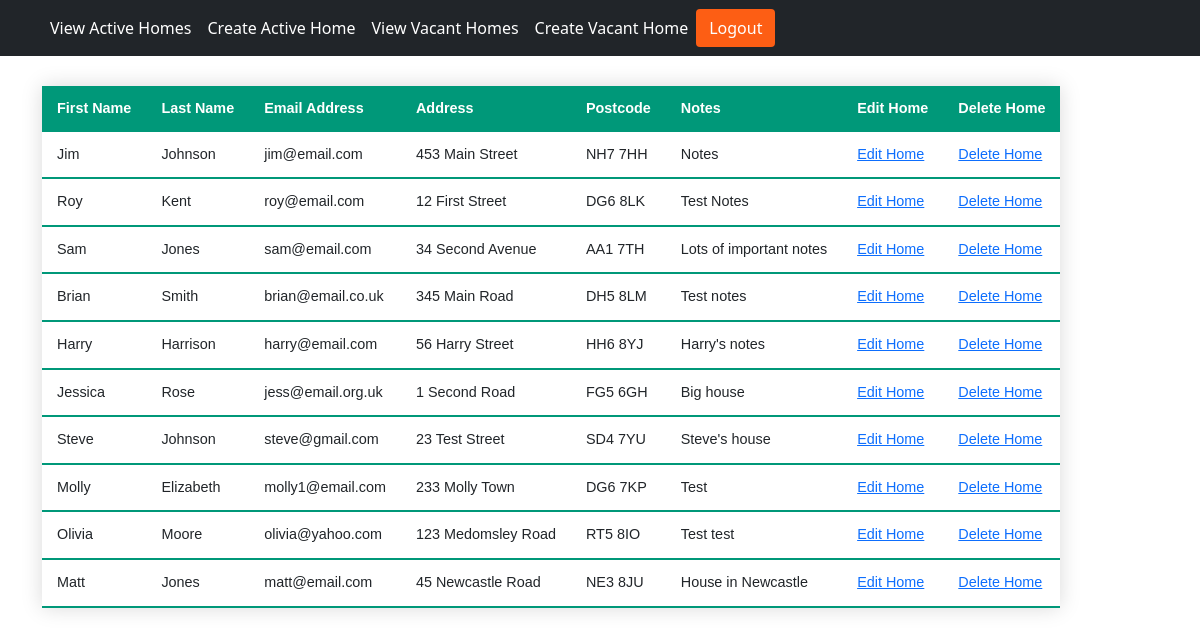
Screenshot of /homeslist/ (signed in) with the database file from the repository.
### myapp/models.py (models this page shows)
class Home(models.Model):
    firstName = models.CharField(max_length=30)
    lastName = models.CharField(max_length=30)
    emailAddress = models.EmailField()
    addressFirstLine = models.CharField(max_length=50)
    postcode = models.CharField(max_length=10)
    homeNotes = models.CharField(max_length=500)

### myapp/views.py (the view)
# urls.py: path('homeslist/', views.homeslist),
def homeslist(request):
    if not request.user.is_authenticated:
        messages.warning(request, 'Please Log In or Create Account to view this page.')
        return redirect('/login/')
    home = Home.objects.all()
    return render(request, 'myapp/homeslist.html', {'home': home})

### myapp/templates/myapp/homeslist.html
{% extends 'myapp/base.html' %}
{% block content %}
<div class="container" style="margin-top: 30px;">
    <table class="styled-table">
    <thead>
        <tr>
            <th>First Name</th>
            <th>Last Name</th>
            <th>Email Address</th>
            <th>Address</th>
            <th>Postcode</th>
            <th>Notes</th>
            <th>Edit Home</th>
            {% if perms.myapp.delete_home %}
            <th>Delete Home</th>
            {% endif %}
        </tr>
    </thead>
    {% for homes in home %}
    <tbody>
        <tr>
            <td>{{homes.firstName}}</td>
            <td>{{homes.lastName}}</td>
            <td>{{homes.emailAddress}}</td>
            <td>{{homes.addressFirstLine}}</td>
            <td>{{homes.postcode}}</td>
            <td>{{homes.homeNotes}}</td>
            <td><a href="/edithome/{{homes.id}}/">Edit Home</a></td>
            {% if perms.myapp.delete_home %}
            <td><a href="/deletehome/{{homes.id}}/">Delete Home</a></td>
            {% endif %}
        </tr>
    </tbody>
    {% endfor %}
    </table>
</div>
{% endblock content %}

### myapp/templates/myapp/base.html (shortened to what this page needs)
<!doctype html>
{% load static %}
<html lang="en">
  <head>
    <link rel="stylesheet" href="{% static 'myapp/css/main.css' %}" type="text/css">
    <link href="https://cdn.jsdelivr.net/npm/bootstrap@5.0.0-beta3/dist/css/bootstrap.min.css" rel="stylesheet">
  </head>
  <body>
  {% load static %}
    <nav class="navbar navbar-expand-lg navbar-dark bg-dark" id="main-navbar">
        <div class="container">
          <div class="collapse navbar-collapse" id="navbarNavAltMarkup">
            <div class="navbar-nav">
              <a class="nav-link active" href="/homeslist/">View Active Homes</a>
              <a class="nav-link active" href="/createhome/">Create Active Home</a>
              <a class="nav-link active" href="/vacanthomelist/">View Vacant Homes</a>
              <a class="nav-link active" href="/createvacanthome/">Create Vacant Home</a>
            </div>
            <form class="d-flex" id="authstyle">
              {% if user.is_authenticated %}
                <a href="../logout/" class="btn" style="color: white; background-color: #fd5e14;"type="submit"> Logout </a>
              {% else %}
                <a href="../register/" class="btn" style="color: white; background-color: #fd5e14;"type="submit"> Create Account </a>
                <a href="../login/" class="btn" style="color: white; background-color: #fd5e14; margin-left: 10px; "type="submit">Log In</a>
              {% endif %}
              </form>
          </div>
        </div>
    </nav>
      <div>
        {% block content %}
        {% endblock content %}
      </div>
  </body>
</html>

### myapp/static/myapp/css/main.css (style rules this page uses)
.styled-table { border-collapse: collapse; margin: 25px 0; font-size: 0.9em; font-family: sans-serif; min-width: 400px; box-shadow: 0 0 20px rgba(0, 0, 0, 0.15); }
.styled-table thead tr { background-color: #009879; color: #ffffff; text-align: left; }
.styled-table th, .styled-table td { padding: 12px 15px; }
.styled-table tbody tr { border-bottom: 1px solid #dddddd; }
.styled-table tbody tr:last-of-type { border-bottom: 2px solid #009879; }

### rows the page displays
Home: firstName "Jim", lastName "Johnson", emailAddress "jim@email.com", addressFirstLine "453 Main Street", postcode "NH7 7HH", homeNotes "Notes"
Home: firstName "Roy", lastName "Kent", emailAddress "roy@email.com", addressFirstLine "12 First Street", postcode "DG6 8LK", homeNotes "Test Notes"
Home: firstName "Sam", lastName "Jones", emailAddress "sam@email.com", addressFirstLine "34 Second Avenue", postcode "AA1 7TH", homeNotes "Lots of important notes"
Home: firstName "Brian", lastName "Smith", emailAddress "brian@email.co.uk", addressFirstLine "345 Main Road", postcode "DH5 8LM", homeNotes "Test notes"
Home: firstName "Harry", lastName "Harrison", emailAddress "harry@email.com", addressFirstLine "56 Harry Street", postcode "HH6 8YJ", homeNotes "Harry's notes"
Home: firstName "Jessica", lastName "Rose", emailAddress "jess@email.org.uk", addressFirstLine "1 Second Road", postcode "FG5 6GH", homeNotes "Big house"
Home: firstName "Steve", lastName "Johnson", emailAddress "steve@gmail.com", addressFirstLine "23 Test Street", postcode "SD4 7YU", homeNotes "Steve's house"
Home: firstName "Molly", lastName "Elizabeth", emailAddress "molly1@email.com", addressFirstLine "233 Molly Town", postcode "DG6 7KP", homeNotes "Test"
Home: firstName "Olivia", lastName "Moore", emailAddress "olivia@yahoo.com", addressFirstLine "123 Medomsley Road", postcode "RT5 8IO", homeNotes "Test test"
Home: firstName "Matt", lastName "Jones", emailAddress "matt@email.com", addressFirstLine "45 Newcastle Road", postcode "NE3 8JU", homeNotes "House in Newcastle"
